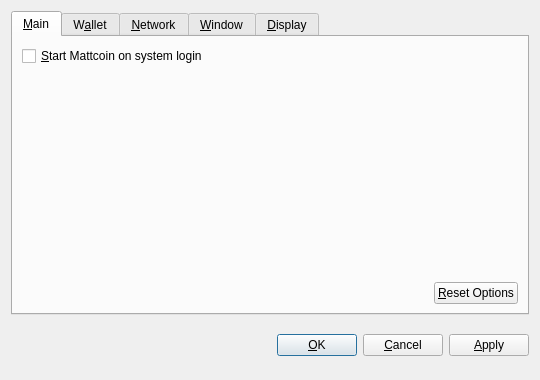
<?xml version="1.0" encoding="UTF-8"?>
<ui version="4.0">
 <class>OptionsDialog</class>
 <widget class="QDialog" name="OptionsDialog">
  <property name="geometry">
   <rect>
    <x>0</x>
    <y>0</y>
    <width>540</width>
    <height>380</height>
   </rect>
  </property>
  <property name="windowTitle">
   <string>Options</string>
  </property>
  <property name="modal">
   <bool>true</bool>
  </property>
  <layout class="QVBoxLayout" name="verticalLayout">
   <item>
    <widget class="QTabWidget" name="tabWidget">
     <property name="tabPosition">
      <enum>QTabWidget::North</enum>
     </property>
     <property name="currentIndex">
      <number>0</number>
     </property>
     <widget class="QWidget" name="tabMain">
      <attribute name="title">
       <string>&amp;Main</string>
      </attribute>
      <layout class="QVBoxLayout" name="verticalLayout_Main">
       <item>
        <widget class="QCheckBox" name="bitcoinAtStartup">
         <property name="toolTip">
          <string>Automatically start Mattcoin after logging in to the system.</string>
         </property>
         <property name="text">
          <string>&amp;Start Mattcoin on system login</string>
         </property>
        </widget>
       </item>
       <item>
        <spacer name="verticalSpacer_Main">
         <property name="orientation">
          <enum>Qt::Vertical</enum>
         </property>
         <property name="sizeHint" stdset="0">
          <size>
           <width>20</width>
           <height>40</height>
          </size>
         </property>
        </spacer>
       </item>
       <item>
        <layout class="QHBoxLayout" name="horizontalLayout_2_Main">
         <item>
          <spacer name="horizontalSpacer_2_Main">
           <property name="orientation">
            <enum>Qt::Horizontal</enum>
           </property>
           <property name="sizeHint" stdset="0">
            <size>
             <width>40</width>
             <height>20</height>
            </size>
           </property>
          </spacer>
         </item>
         <item>
          <widget class="QPushButton" name="resetButton">
           <property name="toolTip">
            <string>Reset all client options to default.</string>
           </property>
           <property name="text">
            <string>&amp;Reset Options</string>
           </property>
           <property name="autoDefault">
            <bool>false</bool>
           </property>
          </widget>
         </item>
        </layout>
       </item>
      </layout>
     </widget>
     <widget class="QWidget" name="tabWallet">
      <attribute name="title">
       <string>W&amp;allet</string>
      </attribute>
      <layout class="QVBoxLayout" name="verticalLayout_Network">
       <item>
        <widget class="QLabel" name="transactionFeeInfoLabel">
         <property name="text">
          <string>Optional transaction fee per kB that helps make sure your transactions are processed quickly. Most transactions are 1 kB.</string>
         </property>
         <property name="textFormat">
          <enum>Qt::PlainText</enum>
         </property>
         <property name="wordWrap">
          <bool>true</bool>
         </property>
        </widget>
       </item>
       <item>
        <layout class="QHBoxLayout" name="horizontalLayout_1_Main">
         <item>
          <widget class="QLabel" name="transactionFeeLabel">
           <property name="text">
            <string>Pay transaction &amp;fee</string>
           </property>
           <property name="textFormat">
            <enum>Qt::PlainText</enum>
           </property>
           <property name="buddy">
            <cstring>transactionFee</cstring>
           </property>
          </widget>
         </item>
         <item>
          <widget class="BitcoinAmountField" name="transactionFee"/>
         </item>
         <item>
          <spacer name="horizontalSpacer_1_Main">
           <property name="orientation">
            <enum>Qt::Horizontal</enum>
           </property>
           <property name="sizeHint" stdset="0">
            <size>
             <width>40</width>
             <height>20</height>
            </size>
           </property>
          </spacer>
         </item>
        </layout>
       </item>
       <item>
        <widget class="QLabel" name="label">
         <property name="text">
          <string>If you disable the spending of unconfirmed change, the change from a transaction cannot be used until that transaction has at least one confirmation. This also affects how your balance is computed.</string>
         </property>
         <property name="wordWrap">
          <bool>true</bool>
         </property>
        </widget>
       </item>
       <item>
        <widget class="QCheckBox" name="spendZeroConfChange">
         <property name="text">
          <string>Spend unconfirmed change  (experts only)</string>
         </property>
        </widget>
       </item>
       <item>
        <spacer name="verticalSpacer">
         <property name="orientation">
          <enum>Qt::Vertical</enum>
         </property>
         <property name="sizeHint" stdset="0">
          <size>
           <width>20</width>
           <height>40</height>
          </size>
         </property>
        </spacer>
       </item>
      </layout>
     </widget>
     <widget class="QWidget" name="tabNetwork">
      <attribute name="title">
       <string>&amp;Network</string>
      </attribute>
      <layout class="QVBoxLayout" name="verticalLayout_Network">
       <item>
        <widget class="QCheckBox" name="mapPortUpnp">
         <property name="toolTip">
          <string>Automatically open the Mattcoin client port on the router. This only works when your router supports UPnP and it is enabled.</string>
         </property>
         <property name="text">
          <string>Map port using &amp;UPnP</string>
         </property>
        </widget>
       </item>
       <item>
        <widget class="QCheckBox" name="connectSocks">
         <property name="toolTip">
          <string>Connect to the Mattcoin network through a SOCKS proxy (e.g. when connecting through Tor).</string>
         </property>
         <property name="text">
          <string>&amp;Connect through SOCKS proxy:</string>
         </property>
        </widget>
       </item>
       <item>
        <layout class="QHBoxLayout" name="horizontalLayout_Network">
         <item>
          <widget class="QLabel" name="proxyIpLabel">
           <property name="text">
            <string>Proxy &amp;IP:</string>
           </property>
           <property name="textFormat">
            <enum>Qt::PlainText</enum>
           </property>
           <property name="buddy">
            <cstring>proxyIp</cstring>
           </property>
          </widget>
         </item>
         <item>
          <widget class="QValidatedLineEdit" name="proxyIp">
           <property name="maximumSize">
            <size>
             <width>140</width>
             <height>16777215</height>
            </size>
           </property>
           <property name="toolTip">
            <string>IP address of the proxy (e.g. 127.0.0.1)</string>
           </property>
          </widget>
         </item>
         <item>
          <widget class="QLabel" name="proxyPortLabel">
           <property name="text">
            <string>&amp;Port:</string>
           </property>
           <property name="textFormat">
            <enum>Qt::PlainText</enum>
           </property>
           <property name="buddy">
            <cstring>proxyPort</cstring>
           </property>
          </widget>
         </item>
         <item>
          <widget class="QLineEdit" name="proxyPort">
           <property name="maximumSize">
            <size>
             <width>55</width>
             <height>16777215</height>
            </size>
           </property>
           <property name="toolTip">
            <string>Port of the proxy (e.g. 9050)</string>
           </property>
          </widget>
         </item>
         <item>
          <widget class="QLabel" name="socksVersionLabel">
           <property name="text">
            <string>SOCKS &amp;Version:</string>
           </property>
           <property name="textFormat">
            <enum>Qt::PlainText</enum>
           </property>
           <property name="buddy">
            <cstring>socksVersion</cstring>
           </property>
          </widget>
         </item>
         <item>
          <widget class="QValueComboBox" name="socksVersion">
           <property name="toolTip">
            <string>SOCKS version of the proxy (e.g. 5)</string>
           </property>
          </widget>
         </item>
         <item>
          <spacer name="horizontalSpacer_Network">
           <property name="orientation">
            <enum>Qt::Horizontal</enum>
           </property>
           <property name="sizeHint" stdset="0">
            <size>
             <width>40</width>
             <height>20</height>
            </size>
           </property>
          </spacer>
         </item>
        </layout>
       </item>
       <item>
        <spacer name="verticalSpacer_Network">
         <property name="orientation">
          <enum>Qt::Vertical</enum>
         </property>
         <property name="sizeHint" stdset="0">
          <size>
           <width>20</width>
           <height>40</height>
          </size>
         </property>
        </spacer>
       </item>
      </layout>
     </widget>
     <widget class="QWidget" name="tabWindow">
      <attribute name="title">
       <string>&amp;Window</string>
      </attribute>
      <layout class="QVBoxLayout" name="verticalLayout_Window">
       <item>
        <widget class="QCheckBox" name="minimizeToTray">
         <property name="toolTip">
          <string>Show only a tray icon after minimizing the window.</string>
         </property>
         <property name="text">
          <string>&amp;Minimize to the tray instead of the taskbar</string>
         </property>
        </widget>
       </item>
       <item>
        <widget class="QCheckBox" name="minimizeOnClose">
         <property name="toolTip">
          <string>Minimize instead of exit the application when the window is closed. When this option is enabled, the application will be closed only after selecting Quit in the menu.</string>
         </property>
         <property name="text">
          <string>M&amp;inimize on close</string>
         </property>
        </widget>
       </item>
       <item>
        <spacer name="verticalSpacer_Window">
         <property name="orientation">
          <enum>Qt::Vertical</enum>
         </property>
         <property name="sizeHint" stdset="0">
          <size>
           <width>20</width>
           <height>40</height>
          </size>
         </property>
        </spacer>
       </item>
      </layout>
     </widget>
     <widget class="QWidget" name="tabDisplay">
      <attribute name="title">
       <string>&amp;Display</string>
      </attribute>
      <layout class="QVBoxLayout" name="verticalLayout_Display">
       <item>
        <layout class="QHBoxLayout" name="horizontalLayout_1_Display">
         <item>
          <widget class="QLabel" name="langLabel">
           <property name="text">
            <string>User Interface &amp;language:</string>
           </property>
           <property name="textFormat">
            <enum>Qt::PlainText</enum>
           </property>
           <property name="buddy">
            <cstring>lang</cstring>
           </property>
          </widget>
         </item>
         <item>
          <widget class="QValueComboBox" name="lang">
           <property name="toolTip">
            <string>The user interface language can be set here. This setting will take effect after restarting Mattcoin.</string>
           </property>
          </widget>
         </item>
        </layout>
       </item>
       <item>
        <layout class="QHBoxLayout" name="horizontalLayout_2_Display">
         <item>
          <widget class="QLabel" name="unitLabel">
           <property name="text">
            <string>&amp;Unit to show amounts in:</string>
           </property>
           <property name="textFormat">
            <enum>Qt::PlainText</enum>
           </property>
           <property name="buddy">
            <cstring>unit</cstring>
           </property>
          </widget>
         </item>
         <item>
          <widget class="QValueComboBox" name="unit">
           <property name="toolTip">
            <string>Choose the default subdivision unit to show in the interface and when sending coins.</string>
           </property>
          </widget>
         </item>
        </layout>
       </item>
       <item>
        <widget class="QCheckBox" name="displayAddresses">
         <property name="toolTip">
          <string>Whether to show Mattcoin addresses in the transaction list or not.</string>
         </property>
         <property name="text">
          <string>&amp;Display addresses in transaction list</string>
         </property>
        </widget>
       </item>
       <item>
        <widget class="QCheckBox" name="coinControlFeatures">
         <property name="toolTip">
          <string>Whether to show coin control features or not.</string>
         </property>
         <property name="text">
          <string>Display coin &amp;control features (experts only!)</string>
         </property>
        </widget>
       </item>
       <item>
        <spacer name="verticalSpacer_Display">
         <property name="orientation">
          <enum>Qt::Vertical</enum>
         </property>
         <property name="sizeHint" stdset="0">
          <size>
           <width>20</width>
           <height>40</height>
          </size>
         </property>
        </spacer>
       </item>
      </layout>
     </widget>
    </widget>
   </item>
   <item>
    <layout class="QHBoxLayout" name="horizontalLayout_Buttons">
     <item>
      <spacer name="horizontalSpacer_1">
       <property name="orientation">
        <enum>Qt::Horizontal</enum>
       </property>
       <property name="sizeHint" stdset="0">
        <size>
         <width>40</width>
         <height>48</height>
        </size>
       </property>
      </spacer>
     </item>
     <item>
      <widget class="QLabel" name="statusLabel">
       <property name="font">
        <font>
         <weight>75</weight>
         <bold>true</bold>
        </font>
       </property>
       <property name="text">
        <string/>
       </property>
       <property name="textFormat">
        <enum>Qt::PlainText</enum>
       </property>
       <property name="wordWrap">
        <bool>true</bool>
       </property>
      </widget>
     </item>
     <item>
      <spacer name="horizontalSpacer_2">
       <property name="orientation">
        <enum>Qt::Horizontal</enum>
       </property>
       <property name="sizeHint" stdset="0">
        <size>
         <width>40</width>
         <height>48</height>
        </size>
       </property>
      </spacer>
     </item>
     <item>
      <widget class="QPushButton" name="okButton">
       <property name="text">
        <string>&amp;OK</string>
       </property>
      </widget>
     </item>
     <item>
      <widget class="QPushButton" name="cancelButton">
       <property name="text">
        <string>&amp;Cancel</string>
       </property>
       <property name="autoDefault">
        <bool>false</bool>
       </property>
      </widget>
     </item>
     <item>
      <widget class="QPushButton" name="applyButton">
       <property name="text">
        <string>&amp;Apply</string>
       </property>
       <property name="autoDefault">
        <bool>false</bool>
       </property>
      </widget>
     </item>
    </layout>
   </item>
  </layout>
 </widget>
 <customwidgets>
  <customwidget>
   <class>BitcoinAmountField</class>
   <extends>QSpinBox</extends>
   <header>bitcoinamountfield.h</header>
  </customwidget>
  <customwidget>
   <class>QValueComboBox</class>
   <extends>QComboBox</extends>
   <header>qvaluecombobox.h</header>
  </customwidget>
  <customwidget>
   <class>QValidatedLineEdit</class>
   <extends>QLineEdit</extends>
   <header>qvalidatedlineedit.h</header>
  </customwidget>
 </customwidgets>
 <resources/>
 <connections/>
</ui>
